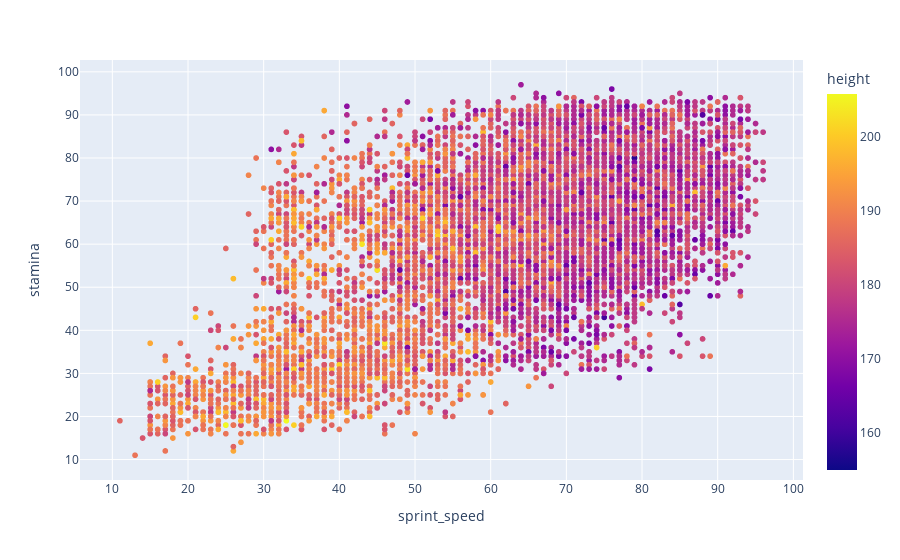

This figure's notebook cell:
### Markdown cell above
- We can see that there is a positive correlation between stamina and sprint_speed. Additionally, we can see thanks to our colour gradient that slow players have lower stamina and are higher. The opposite happens for fast players.

### Code cell
fig = px.scatter(df, x='sprint_speed', y="stamina", color="height")
fig.show()

### Figure 1 — Plotly figure (JSON) as saved in the notebook; plotly's stock layout.template omitted (floating-point values rounded to 4 significant figures; data arrays with more than 128 entries replaced by an {"elided": "..."} marker saying what was removed)
{"data": [{"hovertemplate": "sprint_speed=%{x}<br>stamina=%{y}<br>height=%{marker.color}<extra></extra>", "legendgroup": "", "marker": {"color": {"elided": "16687 float values"}, "coloraxis": "coloraxis", "symbol": "circle"}, "mode": "markers", "name": "", "showlegend": false, "type": "scattergl", "x": {"elided": "16687 int values"}, "xaxis": "x", "y": {"elided": "16687 int values"}, "yaxis": "y"}], "layout": {"coloraxis": {"colorbar": {"title": {"text": "height"}}, "colorscale": [[0, "#0d0887"], [0.1111, "#46039f"], [0.2222, "#7201a8"], [0.3333, "#9c179e"], [0.4444, "#bd3786"], [0.5556, "#d8576b"], [0.6667, "#ed7953"], [0.7778, "#fb9f3a"], [0.8889, "#fdca26"], [1, "#f0f921"]]}, "legend": {"tracegroupgap": 0}, "margin": {"t": 60}, "xaxis": {"anchor": "y", "domain": [0, 1], "title": {"text": "sprint_speed"}}, "yaxis": {"anchor": "x", "domain": [0, 1], "title": {"text": "stamina"}}}}
